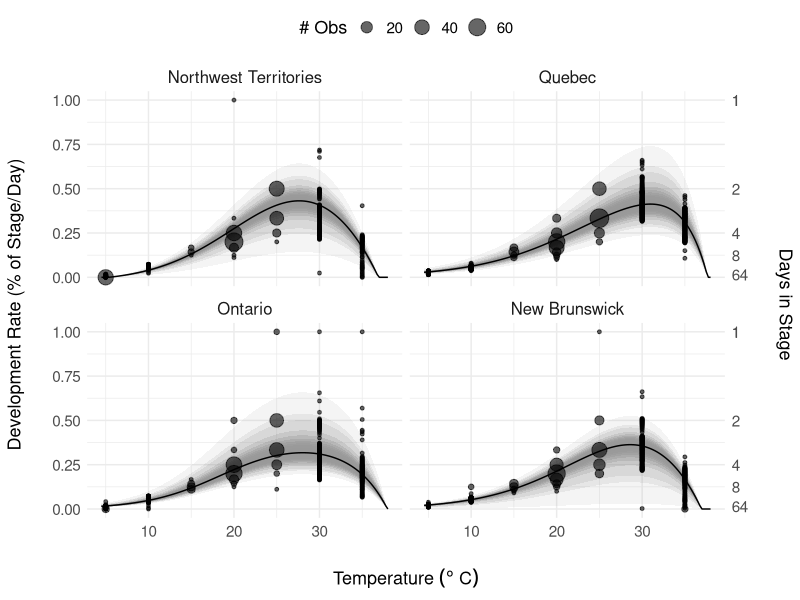

Reproduce this figure in R. (Note: this script raises an error after producing the figure.)
library(tidyverse)
library(RColorBrewer)
library(colorspace)
## Read necessary data files ##
allfits <- read.csv('prov_fits.csv', header = TRUE)
ttm.df <- read.csv('ttm_df.csv', header = TRUE)

## Input temp vector, province and stage, and return dev rate
pred.mod.prov <- function(temp, pr, st) {
  fit <- subset(allfits, prov == pr & stage == st)
  params <- as.numeric(fit[,1:4])
  tau <- sapply(temp, function(x) {max(0, (x-4.4)/(38-4.4))})
  params <- as.numeric(params)
  pred <- params[1]*(1/(1 + exp(params[2] - params[3]*tau)) - exp((tau - 1)/params[4]))
  pred <- sapply(pred, function(x) {max(x, 0)})
  return(pred)
}

## Input parameters and quantile, and output respective variation multiplier
pred.var <- function(params, quantile) {
  params <- as.numeric(params)
  delta <- 1-(1/params[2])*log((quantile^(-params[1]) - 1)/(0.5^(-params[1]) - 1))
  return(delta)
}

stages <- c('L2', 'L3', 'L4', 'L5', 'L6')
temps <- seq(4.5, 38, by = 0.25)
plev <- c('in', 'qc', 'on', 'nb','ip')

## Generate curves for ribbons
dev.lst <- lapply(1:nrow(allfits), function(x) {
  af <- allfits[x,]
  prov <- as.character(af$prov)
  stage <- as.character(af$stage)
  p <- pred.mod.prov(temp = temps, prov, stage)
  data <- data.frame('temp' = temps, 'rate' = p, prov, stage)
  q <- af$q
  k <- af$k
  sq <- seq(0.01, 0.99, by = 0.01)
  sq <- c(0.001, sq, 0.999)
  pr <- pred.var(c(q, k), sq)
  p.mat <- matrix(p, nr = length(p))
  pr.mat <- matrix(pr, nr = 1)
  ribbons <- p.mat %*% pr.mat
  colnames(ribbons) <- sapply(sq, function(x) {sprintf('q%s', x*100)})
  data <- cbind(data, ribbons)
  return(data)
})
dev <- do.call('rbind', dev.lst)
dev <- subset(dev, stage %in% c('L2', 'L3', 'L4', 'L5', 'L6'))

## Re-order province factor levels
plev <- c('in', 'qc', 'on', 'nb','ip')
dev$prov <- factor(dev$prov, levels = plev)
ttm.df$prov <- factor(ttm.df$prov, levels = plev)

## Create facet labels
prov.labs <- c('Northwest Territories', 'Quebec', 
               'Ontario', 'New Brunswick', 'Lab-Reared')
names(prov.labs) <- levels(dev$prov)

## Remove lab-reared data
dev2 <- dev
dev2 <- subset(dev2, prov != 'ip')
dev2$prov <- factor(dev2$prov)
ttm.df2 <- ttm.df
ttm.df2 <- subset(ttm.df, prov != 'ip')
ttm.df2$prov <- factor(ttm.df2$prov)

## Plot 2 Code
s <- 'L3'
ggplot(data = subset(dev2, stage == s), 
       aes(x = temp, y = rate)) +
  scale_y_continuous(limits = c(0, 1), 
                     sec.axis = sec_axis(~1/., breaks = round(1/c(seq(1, 0.25, by = -0.25), 0.125, 1/64)), 
                                         name = 'Days in Stage'))+
  theme_minimal() +
  facet_wrap(~prov, labeller = labeller(prov = prov.labs)) +
  geom_ribbon(aes(ymin = q0.1, ymax = q99.9), alpha = 0.1, fill = 'gray60') +
  geom_ribbon(aes(ymin = q1, ymax = q99), alpha = 0.15, fill = 'gray60') +
  geom_ribbon(aes(ymin = q2, ymax = q98), alpha = 0.175, fill = 'gray60') +
  geom_ribbon(aes(ymin = q6, ymax = q94), alpha = 0.25, fill = 'gray60') +
  geom_ribbon(aes(ymin = q10, ymax = q90), alpha = 0.325, fill = 'gray60') +
  geom_ribbon(aes(ymin = q14, ymax = q86), alpha = 0.4, fill = 'gray60') +
  geom_ribbon(aes(ymin = q18, ymax = q82), alpha = 0.475, fill = 'gray60') +
  geom_ribbon(aes(ymin = q22, ymax = q78), alpha = 0.55, fill = 'gray60') +
  geom_ribbon(aes(ymin = q26, ymax = q74), alpha = 0.625, fill = 'gray60') +
  geom_ribbon(aes(ymin = q30, ymax = q70), alpha = 0.7, fill = 'gray60') +
  geom_ribbon(aes(ymin = q34, ymax = q66), alpha = 0.775, fill = 'gray60') +
  geom_ribbon(aes(ymin = q38, ymax = q62), alpha = 0.85, fill = 'gray60') +
  geom_ribbon(aes(ymin = q42, ymax = q58), alpha = 0.925, fill = 'gray60') +
  geom_ribbon(aes(ymin = q46, ymax = q54), alpha = 1, fill = 'gray60') +
  geom_line() +
  geom_point(data = subset(ttm.df2, stage == s), 
             aes(x = temp, y = rate, 
                 size = count), shape = 19, alpha = 0.6)+
  guides(color = FALSE, fill = FALSE) +
  labs(x = expression("Temperature " ( degree~C)), 
       y = 'Development Rate (% of Stage/Day)', 
       size = '# Obs') +
  theme(axis.title.y = element_text(margin = margin(t = 0, r = 20, b = 0, l = 0), size = 13),
        axis.title.x = element_text(margin = margin(t = 20, r = 0, b = 0, l = 0), size = 13),
        axis.title.y.right = element_text(margin = margin(t = 0, r = 0, b = 0, l = 20)),
        legend.position = 'top', 
        title = element_text(size = 15),
        legend.title = element_text(size = 13),
        strip.text.x = element_text(size = 12),
        axis.text = element_text(size = 11),
        legend.text = element_text(size = 11))  


## Set colour scheme
cl <- sequential_hcl(7, "ag_Sunset")

## Static Plot 3 Code
ggplot(data=subset(sims.all.df, year == 2018), 
            aes(x=date, y = proportion, group=stage, fill=stage)) +
  scale_fill_manual(values = cl) +
  geom_density(position="fill", stat = 'identity', lwd = 0.05) +
  theme_minimal() +
  theme(panel.grid.major = element_blank(), 
        panel.grid.minor = element_blank(),
        axis.title.y = element_text(margin = margin(t = 0, r = 20, b = 0, l = 0))) +
  facet_wrap(~prov, scales = 'free_x', ncol = 1, 
             labeller = labeller(prov = prov.labs)) +
  labs(y = 'Proportion of Population in Stage', 
       fill = 'Larval Stage', x = 'Date', 
       title = '2018 Spruce Budworm Development by Location') +
  guides(alpha = FALSE)